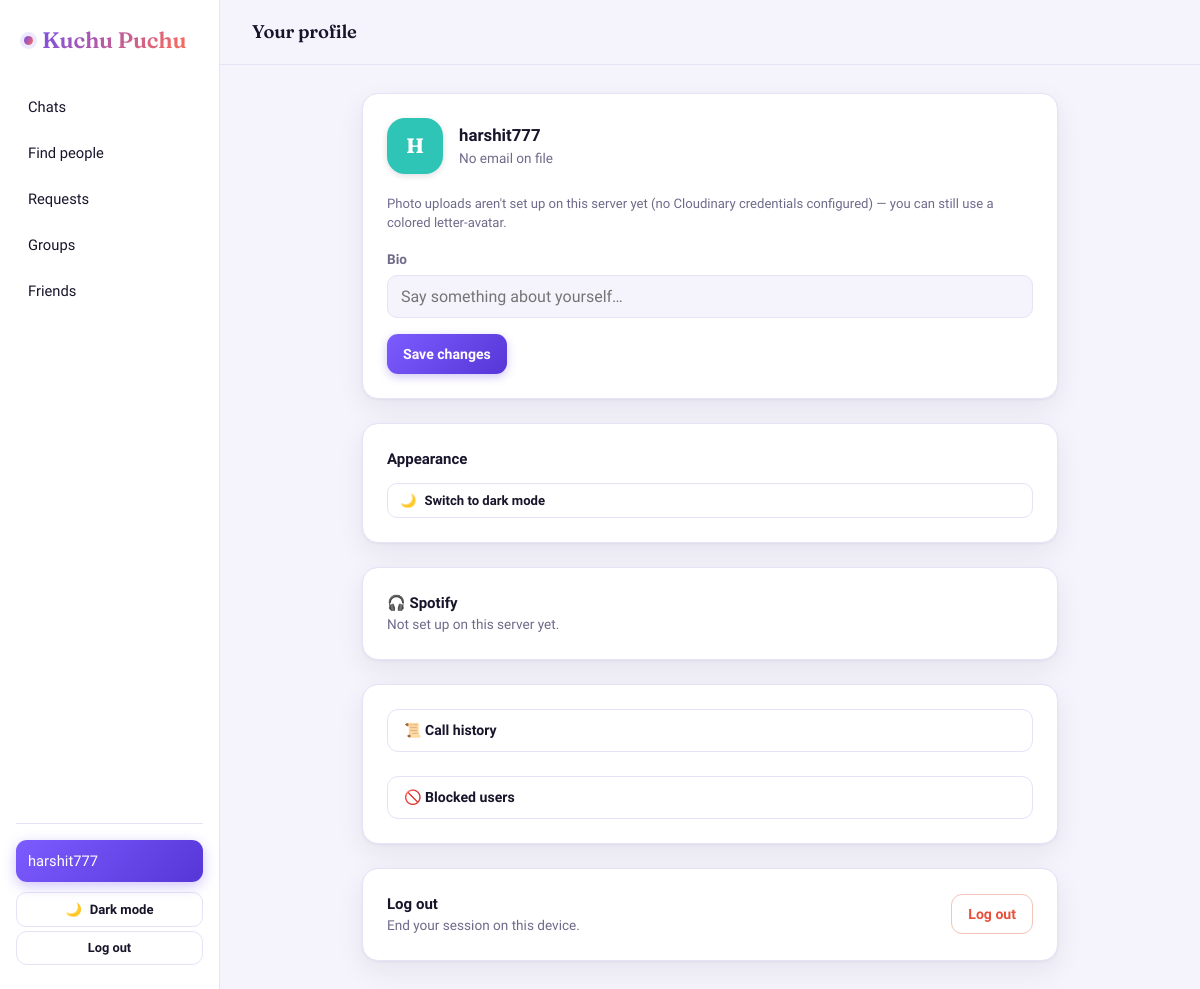
Page /accounts/profile/ (signed in) on the earlier database version.
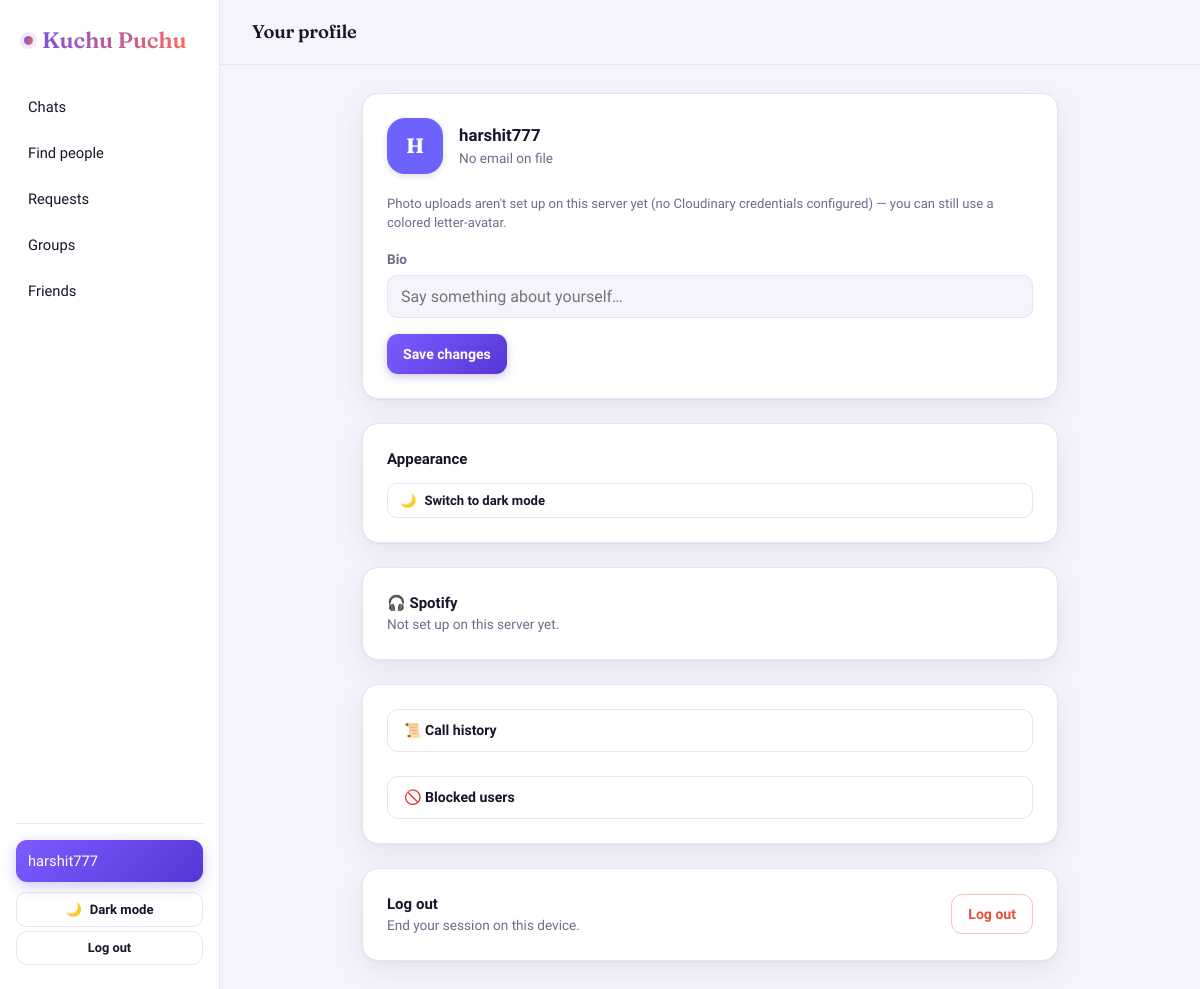
Same page on the later database version.
### accounts/views.py (the view)
# urls.py: path('profile/', views.profile, name='profile'),
@login_required
def profile(request):
    if request.method == 'POST':
        form = ProfileForm(request.POST, request.FILES, instance=request.user)
        if form.is_valid():
            user = form.save(commit=False)
            avatar_file = form.cleaned_data.get('avatar')
            remove_avatar = form.cleaned_data.get('remove_avatar')
            if avatar_file:
                try:
                    url, public_id = cloudinary_client.upload_avatar(avatar_file, request.user)
                except cloudinary_client.CloudinaryError as exc:
                    messages.error(request, f"Couldn't upload that photo: {exc}")
                    return render(request, 'accounts/profile.html', {
                        'form': form, 'cloudinary_configured': cloudinary_client.is_configured(),
                    })
                old_public_id = request.user.avatar_public_id
                user.avatar_url = url
                user.avatar_public_id = public_id
                if old_public_id and old_public_id != public_id:
                    cloudinary_client.delete_avatar(old_public_id)
            elif remove_avatar and user.avatar_url:
                cloudinary_client.delete_avatar(user.avatar_public_id)
                user.avatar_url = ''
                user.avatar_public_id = ''
            user.save()
            messages.success(request, 'Profile updated.')
            return redirect('accounts:profile')
    else:
        form = ProfileForm(instance=request.user)
    return render(request, 'accounts/profile.html', {
        'form': form,
        'cloudinary_configured': cloudinary_client.is_configured(),
        'spotify_configured': spotify_client.is_configured(),
        'now_playing': spotify_client.get_now_playing_cached(request.user) if spotify_client.is_configured() else None,
    })

### accounts/forms.py (shortened to what this page needs)
class ProfileForm(forms.ModelForm):
    avatar = forms.ImageField(required=False, help_text='JPG or PNG, up to 8MB.')
    remove_avatar = forms.BooleanField(required=False)
    class Meta:
        model = User
        fields = ('bio',)
        widgets = {
            'bio': forms.TextInput(attrs={'placeholder': "Say something about yourself…", 'maxlength': 160}),
        }

### accounts/cloudinary_client.py (called while the page is built)
def is_configured():
    return bool(
        getattr(settings, 'CLOUDINARY_CLOUD_NAME', '')
        and getattr(settings, 'CLOUDINARY_API_KEY', '')
        and getattr(settings, 'CLOUDINARY_API_SECRET', '')
    )

### accounts/models.py (called while the page is built)
    @property
    def spotify_connected(self):
        return bool(self.spotify_refresh_token)

### accounts/spotify_client.py (called while the page is built)
def is_configured():
    client_id = getattr(settings, 'SPOTIFY_CLIENT_ID', '').strip()
    client_secret = getattr(settings, 'SPOTIFY_CLIENT_SECRET', '').strip()
    return bool(client_id and client_secret)

### friends/context_processors.py (called while the page is built)
def pending_requests_count(request):
    if request.user.is_authenticated:
        count = FriendRequest.objects.filter(to_user=request.user).count()
        return {'pending_requests_count': count}
    return {'pending_requests_count': 0}

### templates/accounts/profile.html (shortened to what this page needs)
{% extends "base.html" %}
{% load avatar_tags %}
{% block body %}
<div class="topbar"><h2>Your profile</h2></div>
<div class="content">
  <div class="card">
    <form method="post" enctype="multipart/form-data">
      <div style="display:flex; align-items:center; gap:16px; margin-bottom:20px; flex-wrap:wrap;">
        {% avatar user 'lg' %}
        <div style="min-width:0; flex:1;">
          <div style="font-weight:700; font-size:1.05rem; overflow-wrap:anywhere;">{{ user.username }}</div>
          <div class="text-muted" style="font-size:0.85rem; overflow-wrap:anywhere;">{{ user.email|default:"No email on file" }}</div>
        </div>
      </div>
      {% if cloudinary_configured %}
        <div class="form-row">
          <label for="{{ form.avatar.id_for_label }}">Profile photo</label>
          {{ form.avatar }}
          <p class="text-muted" style="font-size:0.78rem; margin:6px 0 0 0;">{{ form.avatar.help_text }}</p>
          {% if form.avatar.errors %}<p class="field-error">{{ form.avatar.errors.0 }}</p>{% endif %}
        </div>
        {% if user.avatar_url %}
          <label style="display:flex; align-items:center; gap:8px; font-size:0.85rem; margin-bottom:16px; cursor:pointer;">
            {{ form.remove_avatar }} Remove current photo
          </label>
        {% endif %}
      {% else %}
        <p class="text-muted" style="font-size:0.82rem; margin-bottom:16px;">
          Photo uploads aren't set up on this server yet (no Cloudinary credentials configured) — you can still use a colored letter-avatar.
        </p>
      {% endif %}
      <div class="form-row">
        <label for="{{ form.bio.id_for_label }}">Bio</label>
        {{ form.bio }}
      </div>
      <button class="btn btn-primary" type="submit">Save changes</button>
    </form>
  </div>
  <div class="card mt-24">
    <div style="font-weight:600; margin-bottom:12px;">Appearance</div>
    <button type="button" class="theme-toggle" id="profile-theme-toggle" data-toggle-url="{% url 'accounts:toggle_theme' %}" style="justify-content:flex-start;">
      <span id="profile-theme-icon">{% if user.theme_preference == 'dark' %}☀️{% else %}🌙{% endif %}</span>
      <span class="label">{% if user.theme_preference == 'dark' %}Switch to light mode{% else %}Switch to dark mode{% endif %}</span>
    </button>
  </div>
  <div class="card mt-24">
    <div class="row-between" style="flex-wrap:wrap; gap:12px; margin-bottom:{% if user.spotify_connected %}12{% else %}0{% endif %}px;">
      <div>
        <div style="font-weight:600;">🎧 Spotify</div>
        <div class="text-muted" style="font-size:0.85rem;">
          {% if not spotify_configured %}
            Not set up on this server yet.
          {% elif user.spotify_connected %}
            Connected — friends can see what you're playing.
          {% else %}
            Show what you're listening to next to your name.
          {% endif %}
        </div>
      </div>
    </div>
  </div>
  <div class="card mt-24">
    <a href="{% url 'calls:history' %}" class="btn btn-ghost btn-block" style="justify-content:flex-start;">📜 Call history</a>
    <a href="{% url 'friends:blocked' %}" class="btn btn-ghost btn-block mt-24" style="justify-content:flex-start;">🚫 Blocked users</a>
  </div>
  <div class="card mt-24">
    <div class="row-between" style="flex-wrap:wrap; gap:12px;">
      <div>
        <div style="font-weight:600;">Log out</div>
        <div class="text-muted" style="font-size:0.85rem;">End your session on this device.</div>
      </div>
      <form method="post" action="{% url 'accounts:logout' %}">
        <button class="btn btn-danger" type="submit">Log out</button>
      </form>
    </div>
  </div>
</div>
{% endblock %}

Differences in the rows shown:
changed User "harshit777": avatar_color "#2EC4B6" → "#6C63FF" (drawn)
